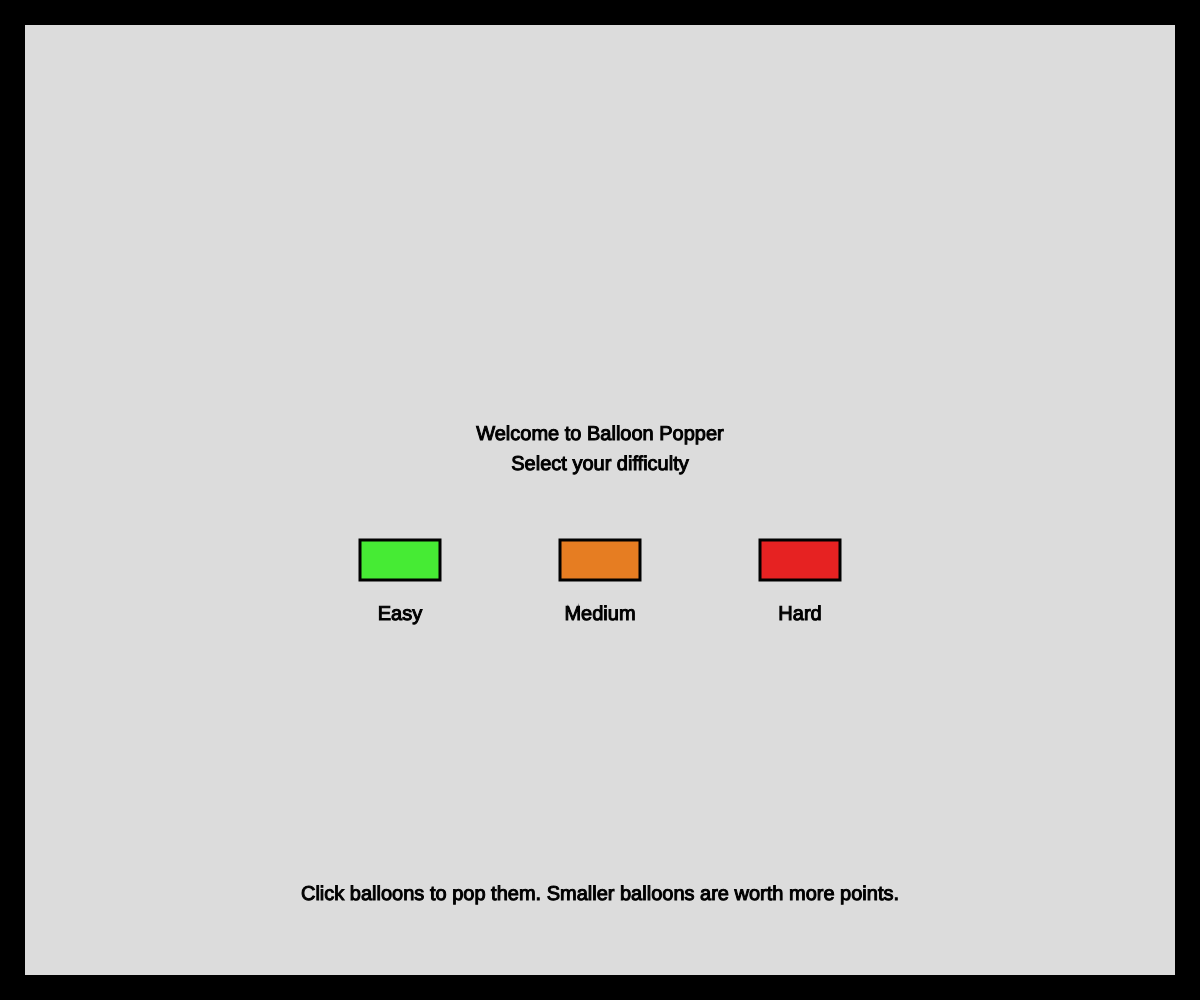
Frame 1 (no input)
Frame 60 (no input): identical to frame 1, image omitted
Frame 120 (the mouse pressed at the canvas centre since frame 60): identical to frame 1, image omitted

The p5.js sketch that drew this single still picture (run headless with seeded random() and noise() and a simulated clock; from frame 60 on, the mouse is pressed at the canvas centre):

// p5.js sketch
// ── sketch.js
let myBubbles, points, timer, isGame, popped, spd; //variable initiation

function setup() {
  createCanvas(windowWidth, windowHeight);

  textAlign(CENTER);
  rectMode(CENTER);

  stroke(255);
  textSize(20);
  timer = -1;
  isGame = false;
} 

function windowResized() {
  resizeCanvas(windowWidth, windowHeight);
}

function Bubble(x,y,r,c) { //craete a bubble object
  this.x = x;
  this.y = y;
  this.r = r;
  this.c = c;

  if (this.r < 15) {  //the points the bubble is worth depends on the size
    this.p = 3;
  } else  if (this.r < 10) {
    this.p = 5;
  } else  if (this.r < 6) {
    this.p = 8;
  } else {
    this.p = 1;
  }

  this.make = function make() { //the bubble consists of a main balloon portion and a small triangle beneath
    fill(this.c);
    ellipse(this.x, this.y, this.r * 2, this.r * 3);
    triangle(this.x, this.y +this.r*1.5,this.x - 5,  this.y +this.r *2, this.x + 5,this.y +this.r *2,);
  }
  this.move = function move() {  //smaller bubbles fall slower and vice versa
    this.y -= spd + (this.r / 50);
  }
}

function newBubble() {  //calls the new bubble constructor with these parameters
  return new Bubble(random(50,windowWidth-50), random(windowHeight), random(5,25),  color(random(1,255), random(1,255), random(1,255), 50));
}


function draw() {
  background(220);
  stroke(0);
  strokeWeight(50);
  fill(0, 0);
  rect(windowWidth/2, windowHeight/2, windowWidth, windowHeight); //create a border

  strokeWeight(1);
  if (isGame) {
    playBall();  //main game
  } else {
    startMenu();  // start menu
  }
}

function startMenu() {  //introduces player to the game and allows them to select one of three difficulties via rect buttons
  //info text
  stroke(0);
  fill(0); 
  text("Welcome to Balloon Popper", windowWidth/2, windowHeight/2 - 60);
  text("Select your difficulty", windowWidth/2, windowHeight/2 - 30);
  text("Click balloons to pop them. Smaller balloons are worth more points.", windowWidth/2, windowHeight-100);
  text("Easy", windowWidth/3, windowHeight/2 + 120);
  text("Medium", windowWidth/2, windowHeight/2 + 120);
  text("Hard", windowWidth/3 * 2, windowHeight/2 + 120);

  //the buttons
  strokeWeight(3);
  fill(70, 235, 52);
  rect(windowWidth/3, windowHeight/2 + 60, 80, 40);
  fill(230, 125, 34);
  rect(windowWidth/2, windowHeight/2 + 60, 80, 40);
  fill(230, 34, 34);
  rect(windowWidth/3 * 2, windowHeight/2 + 60, 80, 40);
}

function playBall() {  // main portion of the game
  stroke(255);
    for (let j=0; j<myBubbles.length -1; j++) {
      myBubbles[j].make();  //for the current bubble, call the make func to draw it
      if (timer > 0) {  //if the timer is no yet zero, move the current bubble
        myBubbles[j].move();
      }
      if (myBubbles[j].y < 50) { //if the current bubble is above the top border... 
        myBubbles[j] = newBubble(); //...replace it
      }
      if ((timer > 0) && 
      (mouseIsPressed) && 
      ((mouseX < myBubbles[j].x + myBubbles[j].r) && 
      (mouseX > myBubbles[j].x - myBubbles[j].r)) && 
      ((mouseY < myBubbles[j].y + myBubbles[j].r) && 
      (mouseY > myBubbles[j].y - myBubbles[j].r))) { //if the timer is above zero and the mouse is clicked over a bubble...

        myBubbles[j] = newBubble(); //...replace it
        points += myBubbles[j].p; //...increase the players score by the appropriate amount according to the bubble
        popped += 1; //...increase the number of bubbles popped by 1
      }
    }

    if (frameCount % 60 == 0 && timer > 0) { // if the frameCount is divisible by 60, then a second has passed. it will stop at 0
      timer --;
    }

    stroke(0);
    fill(0);
    if (timer > 0) {
    text("Balloon Popper", windowWidth/2, 50);
    text("Balloons Popped: " + popped + "      Points: " + points + "      Time: " + timer, windowWidth/2, 80); //display players stats and time remaining during the game at the top of the screen
    } else {
      text("Game Over!", windowWidth/2, windowHeight/2 - 60);  //display players stats after the timer has reached zero in the middle of the screen
      text("Final Score\nBalloons Popped: " + popped + "\nPoints: " + points, windowWidth/2, windowHeight/2 - 10);
      text("Press Enter to play again", windowWidth/2, windowHeight/2 + 90);
      
      if (keyIsPressed && keyCode === ENTER) {  //restart the game to the start menu
          isGame = false;
      }
  }
}

function mousePressed() { //depending on where the user clicks, a different difficulty will be selected
  if (!(isGame)) { 
    if (((mouseX > windowWidth/3 - 40) && (mouseX < windowWidth/3 + 40)) && ((mouseY > windowHeight/2 + 40) && (mouseY < windowHeight/2 + 80))) {
      spd = 1;
      startup();
    } else if (((mouseX > windowWidth/2 - 40) && (mouseX < windowWidth/2 + 40)) && ((mouseY > windowHeight/2 + 40) && (mouseY < windowHeight/2 + 80))) {
      spd = 3;
      startup();
    } else if (((mouseX > windowWidth/3 * 2 - 40) && (mouseX < windowWidth/3 * 2 + 40)) && ((mouseY > windowHeight/2 + 40) && (mouseY < windowHeight/2 + 80))) {
      spd = 7;
      startup();
    } 
    
  }
}

function startup() {
  isGame = true;
  points = 0;
      popped = 0;
      timer = 10;
      background(220);
      myBubbles = [];
      for (let i=0; i<30; i++) { //create thirty origonal bubbles
        myBubbles.push(newBubble());
      }
}

      
